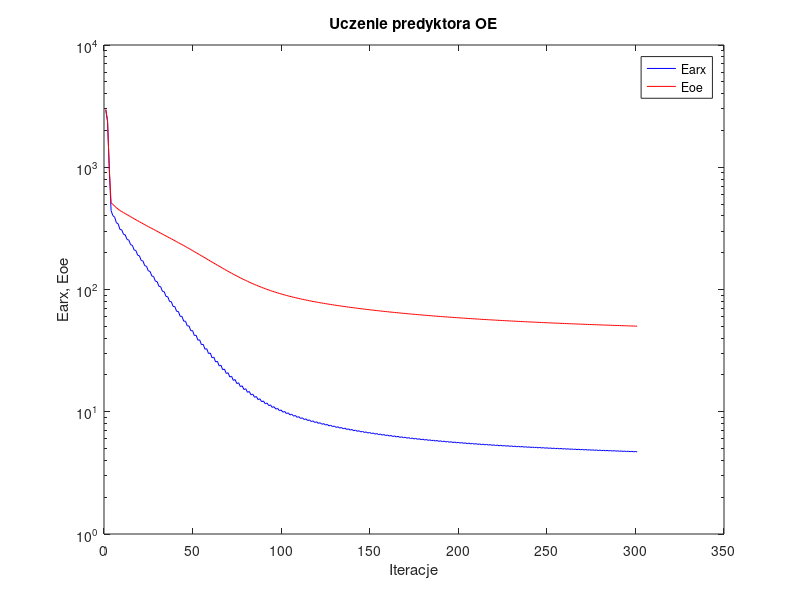
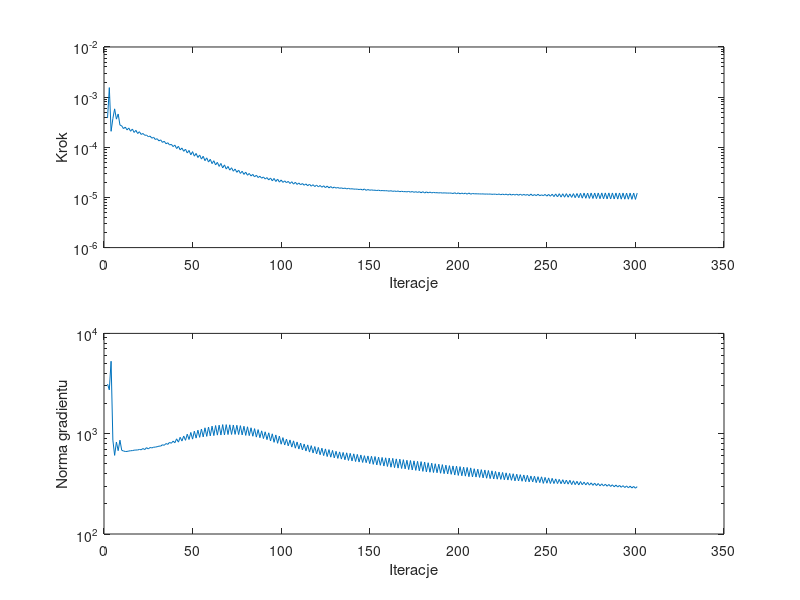

Recreate these plots in MATLAB, in order.
%uczenie predyktora oe
clear all;
n=0; farx(n+1)=2.936201e+003; foe(n+1)=2.981651e+003; wspucz(n+1)=0.000000e+000; ng(n+1)=0.000000e+000;
n=1; farx(n+1)=2.366240e+003; foe(n+1)=2.407125e+003; krok(n+1)=3.831728e-004; ng(n+1)=3.123609e+003;
n=2; farx(n+1)=9.607733e+002; foe(n+1)=9.590217e+002; krok(n+1)=1.548346e-003; ng(n+1)=2.735151e+003;
n=3; farx(n+1)=4.421928e+002; foe(n+1)=5.125954e+002; krok(n+1)=2.084136e-004; ng(n+1)=5.276193e+003;
n=4; farx(n+1)=4.017604e+002; foe(n+1)=4.960282e+002; krok(n+1)=3.729504e-004; ng(n+1)=8.634897e+002;
n=5; farx(n+1)=3.909356e+002; foe(n+1)=4.815100e+002; krok(n+1)=5.840350e-004; ng(n+1)=6.080770e+002;
n=6; farx(n+1)=3.515714e+002; foe(n+1)=4.666126e+002; krok(n+1)=3.643472e-004; ng(n+1)=8.261950e+002;
n=7; farx(n+1)=3.446221e+002; foe(n+1)=4.541853e+002; krok(n+1)=4.616173e-004; ng(n+1)=6.773653e+002;
n=8; farx(n+1)=3.097463e+002; foe(n+1)=4.426307e+002; krok(n+1)=2.773768e-004; ng(n+1)=8.614955e+002;
n=9; farx(n+1)=3.081186e+002; foe(n+1)=4.341842e+002; krok(n+1)=2.681467e-004; ng(n+1)=6.833730e+002;
n=10; farx(n+1)=2.824791e+002; foe(n+1)=4.257513e+002; krok(n+1)=2.353374e-004; ng(n+1)=6.725214e+002;
n=11; farx(n+1)=2.796865e+002; foe(n+1)=4.177335e+002; krok(n+1)=2.528770e-004; ng(n+1)=6.651713e+002;
n=12; farx(n+1)=2.566200e+002; foe(n+1)=4.096258e+002; krok(n+1)=2.219001e-004; ng(n+1)=6.654981e+002;
n=13; farx(n+1)=2.537265e+002; foe(n+1)=4.018891e+002; krok(n+1)=2.424272e-004; ng(n+1)=6.720476e+002;
n=14; farx(n+1)=2.327448e+002; foe(n+1)=3.941080e+002; krok(n+1)=2.087853e-004; ng(n+1)=6.762189e+002;
n=15; farx(n+1)=2.299178e+002; foe(n+1)=3.866916e+002; krok(n+1)=2.315391e-004; ng(n+1)=6.783741e+002;
n=16; farx(n+1)=2.108340e+002; foe(n+1)=3.792712e+002; krok(n+1)=1.976315e-004; ng(n+1)=6.850025e+002;
n=17; farx(n+1)=2.082505e+002; foe(n+1)=3.722102e+002; krok(n+1)=2.178264e-004; ng(n+1)=6.874174e+002;
n=18; farx(n+1)=1.909382e+002; foe(n+1)=3.651710e+002; krok(n+1)=1.880990e-004; ng(n+1)=6.884277e+002;
n=19; farx(n+1)=1.886455e+002; foe(n+1)=3.584666e+002; krok(n+1)=2.044712e-004; ng(n+1)=6.963945e+002;
n=20; farx(n+1)=1.728410e+002; foe(n+1)=3.517952e+002; krok(n+1)=1.802468e-004; ng(n+1)=6.914672e+002;
n=21; farx(n+1)=1.709631e+002; foe(n+1)=3.454470e+002; krok(n+1)=1.885993e-004; ng(n+1)=7.115167e+002;
n=22; farx(n+1)=1.565475e+002; foe(n+1)=3.391260e+002; krok(n+1)=1.733806e-004; ng(n+1)=6.942372e+002;
n=23; farx(n+1)=1.550389e+002; foe(n+1)=3.330996e+002; krok(n+1)=1.752601e-004; ng(n+1)=7.259827e+002;
n=24; farx(n+1)=1.420303e+002; foe(n+1)=3.270895e+002; krok(n+1)=1.629504e-004; ng(n+1)=7.048920e+002;
n=25; farx(n+1)=1.406728e+002; foe(n+1)=3.213376e+002; krok(n+1)=1.673718e-004; ng(n+1)=7.283194e+002;
n=26; farx(n+1)=1.288806e+002; foe(n+1)=3.155999e+002; krok(n+1)=1.519651e-004; ng(n+1)=7.213660e+002;
n=27; farx(n+1)=1.276982e+002; foe(n+1)=3.100954e+002; krok(n+1)=1.581535e-004; ng(n+1)=7.333439e+002;
n=28; farx(n+1)=1.169716e+002; foe(n+1)=3.046050e+002; krok(n+1)=1.429130e-004; ng(n+1)=7.349963e+002;
n=29; farx(n+1)=1.159913e+002; foe(n+1)=2.993237e+002; krok(n+1)=1.482218e-004; ng(n+1)=7.420725e+002;
n=30; farx(n+1)=1.062569e+002; foe(n+1)=2.940540e+002; krok(n+1)=1.340733e-004; ng(n+1)=7.516686e+002;
n=31; farx(n+1)=1.054289e+002; foe(n+1)=2.889635e+002; krok(n+1)=1.405774e-004; ng(n+1)=7.520663e+002;
n=32; farx(n+1)=9.654881e+001; foe(n+1)=2.838814e+002; krok(n+1)=1.251495e-004; ng(n+1)=7.760102e+002;
n=33; farx(n+1)=9.588430e+001; foe(n+1)=2.789616e+002; krok(n+1)=1.319295e-004; ng(n+1)=7.660141e+002;
n=34; farx(n+1)=8.776374e+001; foe(n+1)=2.740496e+002; krok(n+1)=1.176687e-004; ng(n+1)=7.978178e+002;
n=35; farx(n+1)=8.726497e+001; foe(n+1)=2.692825e+002; krok(n+1)=1.231773e-004; ng(n+1)=7.824958e+002;
n=36; farx(n+1)=7.980439e+001; foe(n+1)=2.645224e+002; krok(n+1)=1.112180e-004; ng(n+1)=8.193660e+002;
n=37; farx(n+1)=7.948516e+001; foe(n+1)=2.598945e+002; krok(n+1)=1.147197e-004; ng(n+1)=8.028535e+002;
n=38; farx(n+1)=7.270252e+001; foe(n+1)=2.552686e+002; krok(n+1)=1.032442e-004; ng(n+1)=8.431214e+002;
n=39; farx(n+1)=7.245964e+001; foe(n+1)=2.507493e+002; krok(n+1)=1.107642e-004; ng(n+1)=8.125385e+002;
n=40; farx(n+1)=6.625202e+001; foe(n+1)=2.462284e+002; krok(n+1)=9.429965e-005; ng(n+1)=8.889352e+002;
n=41; farx(n+1)=6.607412e+001; foe(n+1)=2.418062e+002; krok(n+1)=1.046887e-004; ng(n+1)=8.237879e+002;
n=42; farx(n+1)=6.034758e+001; foe(n+1)=2.373998e+002; krok(n+1)=8.876552e-005; ng(n+1)=9.209919e+002;
n=43; farx(n+1)=6.030294e+001; foe(n+1)=2.330889e+002; krok(n+1)=9.677161e-005; ng(n+1)=8.452707e+002;
n=44; farx(n+1)=5.506454e+001; foe(n+1)=2.287964e+002; krok(n+1)=8.312662e-005; ng(n+1)=9.486531e+002;
n=45; farx(n+1)=5.509659e+001; foe(n+1)=2.245784e+002; krok(n+1)=9.186126e-005; ng(n+1)=8.592969e+002;
n=46; farx(n+1)=5.027094e+001; foe(n+1)=2.203821e+002; krok(n+1)=7.697632e-005; ng(n+1)=9.895990e+002;
n=47; farx(n+1)=5.038310e+001; foe(n+1)=2.162614e+002; krok(n+1)=8.669030e-005; ng(n+1)=8.752977e+002;
n=48; farx(n+1)=4.597391e+001; foe(n+1)=2.121622e+002; krok(n+1)=7.066590e-005; ng(n+1)=1.029242e+003;
n=49; farx(n+1)=4.610151e+001; foe(n+1)=2.081240e+002; krok(n+1)=8.191911e-005; ng(n+1)=8.828690e+002;
n=50; farx(n+1)=4.203009e+001; foe(n+1)=2.041374e+002; krok(n+1)=6.653535e-005; ng(n+1)=1.059330e+003;
n=51; farx(n+1)=4.223887e+001; foe(n+1)=2.002168e+002; krok(n+1)=7.547877e-005; ng(n+1)=9.036920e+002;
n=52; farx(n+1)=3.850062e+001; foe(n+1)=1.963505e+002; krok(n+1)=6.252649e-005; ng(n+1)=1.084945e+003;
n=53; farx(n+1)=3.875936e+001; foe(n+1)=1.925450e+002; krok(n+1)=7.028870e-005; ng(n+1)=9.196166e+002;
n=54; farx(n+1)=3.534218e+001; foe(n+1)=1.887995e+002; krok(n+1)=5.815705e-005; ng(n+1)=1.113421e+003;
n=55; farx(n+1)=3.562240e+001; foe(n+1)=1.851086e+002; krok(n+1)=6.627688e-005; ng(n+1)=9.291342e+002;
n=56; farx(n+1)=3.248622e+001; foe(n+1)=1.814854e+002; krok(n+1)=5.406709e-005; ng(n+1)=1.145110e+003;
n=57; farx(n+1)=3.278631e+001; foe(n+1)=1.779239e+002; krok(n+1)=6.158863e-005; ng(n+1)=9.405646e+002;
n=58; farx(n+1)=2.992048e+001; foe(n+1)=1.744397e+002; krok(n+1)=5.075699e-005; ng(n+1)=1.164708e+003;
n=59; farx(n+1)=3.024072e+001; foe(n+1)=1.710170e+002; krok(n+1)=5.770216e-005; ng(n+1)=9.507940e+002;
n=60; farx(n+1)=2.762188e+001; foe(n+1)=1.676699e+002; krok(n+1)=4.723603e-005; ng(n+1)=1.189852e+003;
n=61; farx(n+1)=2.794505e+001; foe(n+1)=1.643910e+002; krok(n+1)=5.394830e-005; ng(n+1)=9.570292e+002;
n=62; farx(n+1)=2.555338e+001; foe(n+1)=1.611916e+002; krok(n+1)=4.438276e-005; ng(n+1)=1.206023e+003;
n=63; farx(n+1)=2.588107e+001; foe(n+1)=1.580670e+002; krok(n+1)=5.015522e-005; ng(n+1)=9.679090e+002;
n=64; farx(n+1)=2.371562e+001; foe(n+1)=1.550216e+002; krok(n+1)=4.156331e-005; ng(n+1)=1.215572e+003;
n=65; farx(n+1)=2.403304e+001; foe(n+1)=1.520471e+002; krok(n+1)=4.765565e-005; ng(n+1)=9.697736e+002;
n=66; farx(n+1)=2.206135e+001; foe(n+1)=1.491490e+002; krok(n+1)=3.872924e-005; ng(n+1)=1.232561e+003;
n=67; farx(n+1)=2.236411e+001; foe(n+1)=1.463309e+002; krok(n+1)=4.461789e-005; ng(n+1)=9.719475e+002;
n=68; farx(n+1)=2.057106e+001; foe(n+1)=1.435927e+002; krok(n+1)=3.682991e-005; ng(n+1)=1.231429e+003;
n=69; farx(n+1)=2.086961e+001; foe(n+1)=1.409383e+002; krok(n+1)=4.156331e-005; ng(n+1)=9.801323e+002;
n=70; farx(n+1)=1.924308e+001; foe(n+1)=1.383583e+002; krok(n+1)=3.502676e-005; ng(n+1)=1.226322e+003;
n=71; farx(n+1)=1.953250e+001; foe(n+1)=1.358629e+002; krok(n+1)=3.909086e-005; ng(n+1)=9.828288e+002;
n=72; farx(n+1)=1.805335e+001; foe(n+1)=1.334361e+002; krok(n+1)=3.333618e-005; ng(n+1)=1.221099e+003;
n=73; farx(n+1)=1.833486e+001; foe(n+1)=1.310974e+002; krok(n+1)=3.686149e-005; ng(n+1)=9.841459e+002;
n=74; farx(n+1)=1.699267e+001; foe(n+1)=1.288200e+002; krok(n+1)=3.167304e-005; ng(n+1)=1.213397e+003;
n=75; farx(n+1)=1.726098e+001; foe(n+1)=1.266310e+002; krok(n+1)=3.501546e-005; ng(n+1)=9.800172e+002;
n=76; farx(n+1)=1.604346e+001; foe(n+1)=1.244985e+002; krok(n+1)=3.012945e-005; ng(n+1)=1.202667e+003;
n=77; farx(n+1)=1.629675e+001; foe(n+1)=1.224533e+002; krok(n+1)=3.333298e-005; ng(n+1)=9.721831e+002;
n=78; farx(n+1)=1.519289e+001; foe(n+1)=1.204619e+002; krok(n+1)=2.877521e-005; ng(n+1)=1.186817e+003;
n=79; farx(n+1)=1.543303e+001; foe(n+1)=1.185542e+002; krok(n+1)=3.195675e-005; ng(n+1)=9.615065e+002;
n=80; farx(n+1)=1.442211e+001; foe(n+1)=1.166965e+002; krok(n+1)=2.769106e-005; ng(n+1)=1.171956e+003;
n=81; farx(n+1)=1.465500e+001; foe(n+1)=1.149247e+002; krok(n+1)=3.012115e-005; ng(n+1)=9.563085e+002;
n=82; farx(n+1)=1.373675e+001; foe(n+1)=1.131981e+002; krok(n+1)=2.676955e-005; ng(n+1)=1.145617e+003;
n=83; farx(n+1)=1.395861e+001; foe(n+1)=1.115513e+002; krok(n+1)=2.885108e-005; ng(n+1)=9.434064e+002;
n=84; farx(n+1)=1.312416e+001; foe(n+1)=1.099466e+002; krok(n+1)=2.567510e-005; ng(n+1)=1.123313e+003;
n=85; farx(n+1)=1.333167e+001; foe(n+1)=1.084158e+002; krok(n+1)=2.780862e-005; ng(n+1)=9.248208e+002;
n=86; farx(n+1)=1.256704e+001; foe(n+1)=1.069265e+002; krok(n+1)=2.490114e-005; ng(n+1)=1.098366e+003;
n=87; farx(n+1)=1.276613e+001; foe(n+1)=1.055077e+002; krok(n+1)=2.647223e-005; ng(n+1)=9.119876e+002;
n=88; farx(n+1)=1.206839e+001; foe(n+1)=1.041277e+002; krok(n+1)=2.419290e-005; ng(n+1)=1.067803e+003;
n=89; farx(n+1)=1.225871e+001; foe(n+1)=1.028117e+002; krok(n+1)=2.560827e-005; ng(n+1)=8.939910e+002;
n=90; farx(n+1)=1.161948e+001; foe(n+1)=1.015317e+002; krok(n+1)=2.328800e-005; ng(n+1)=1.044386e+003;
n=91; farx(n+1)=1.180008e+001; foe(n+1)=1.003107e+002; krok(n+1)=2.490114e-005; ng(n+1)=8.728865e+002;
n=92; farx(n+1)=1.121588e+001; foe(n+1)=9.912368e+001; krok(n+1)=2.230894e-005; ng(n+1)=1.020701e+003;
n=93; farx(n+1)=1.138443e+001; foe(n+1)=9.798885e+001; krok(n+1)=2.443486e-005; ng(n+1)=8.465316e+002;
n=94; farx(n+1)=1.084862e+001; foe(n+1)=9.688770e+001; krok(n+1)=2.139878e-005; ng(n+1)=9.973108e+002;
n=95; farx(n+1)=1.100623e+001; foe(n+1)=9.583254e+001; krok(n+1)=2.394830e-005; ng(n+1)=8.206731e+002;
n=96; farx(n+1)=1.050985e+001; foe(n+1)=9.481075e+001; krok(n+1)=2.078166e-005; ng(n+1)=9.721757e+002;
n=97; farx(n+1)=1.066209e+001; foe(n+1)=9.383201e+001; krok(n+1)=2.323045e-005; ng(n+1)=8.023414e+002;
n=98; farx(n+1)=1.020123e+001; foe(n+1)=9.288307e+001; krok(n+1)=2.020511e-005; ng(n+1)=9.475598e+002;
n=99; farx(n+1)=1.034582e+001; foe(n+1)=9.197412e+001; krok(n+1)=2.230894e-005; ng(n+1)=7.855668e+002;
n=100; farx(n+1)=9.917926e+000; foe(n+1)=9.109388e+001; krok(n+1)=1.995189e-005; ng(n+1)=9.139167e+002;
n=101; farx(n+1)=1.005725e+001; foe(n+1)=9.024918e+001; krok(n+1)=2.139878e-005; ng(n+1)=7.712507e+002;
n=102; farx(n+1)=9.658669e+000; foe(n+1)=8.943057e+001; krok(n+1)=1.968224e-005; ng(n+1)=8.825783e+002;
n=103; farx(n+1)=9.795552e+000; foe(n+1)=8.864375e+001; krok(n+1)=2.092147e-005; ng(n+1)=7.564725e+002;
n=104; farx(n+1)=9.423379e+000; foe(n+1)=8.787918e+001; krok(n+1)=1.894313e-005; ng(n+1)=8.669783e+002;
n=105; farx(n+1)=9.553142e+000; foe(n+1)=8.714336e+001; krok(n+1)=2.058283e-005; ng(n+1)=7.355237e+002;
n=106; farx(n+1)=9.204820e+000; foe(n+1)=8.642847e+001; krok(n+1)=1.841495e-005; ng(n+1)=8.486216e+002;
n=107; farx(n+1)=9.328073e+000; foe(n+1)=8.573938e+001; krok(n+1)=2.007443e-005; ng(n+1)=7.169772e+002;
n=108; farx(n+1)=9.000342e+000; foe(n+1)=8.507024e+001; krok(n+1)=1.814366e-005; ng(n+1)=8.271003e+002;
n=109; farx(n+1)=9.119514e+000; foe(n+1)=8.442445e+001; krok(n+1)=1.943349e-005; ng(n+1)=7.028956e+002;
n=110; farx(n+1)=8.810895e+000; foe(n+1)=8.379669e+001; krok(n+1)=1.788662e-005; ng(n+1)=8.062357e+002;
n=111; farx(n+1)=8.926467e+000; foe(n+1)=8.318976e+001; krok(n+1)=1.895924e-005; ng(n+1)=6.883515e+002;
n=112; farx(n+1)=8.635175e+000; foe(n+1)=8.259898e+001; krok(n+1)=1.751338e-005; ng(n+1)=7.889677e+002;
n=113; farx(n+1)=8.746745e+000; foe(n+1)=8.202689e+001; krok(n+1)=1.861995e-005; ng(n+1)=6.724399e+002;
n=114; farx(n+1)=8.471388e+000; foe(n+1)=8.146945e+001; krok(n+1)=1.709205e-005; ng(n+1)=7.734857e+002;
n=115; farx(n+1)=8.578827e+000; foe(n+1)=8.092871e+001; krok(n+1)=1.837798e-005; ng(n+1)=6.558267e+002;
n=116; farx(n+1)=8.316521e+000; foe(n+1)=8.040136e+001; krok(n+1)=1.675717e-005; ng(n+1)=7.599960e+002;
n=117; farx(n+1)=8.420801e+000; foe(n+1)=7.988956e+001; krok(n+1)=1.797165e-005; ng(n+1)=6.426014e+002;
n=118; farx(n+1)=8.171770e+000; foe(n+1)=7.938989e+001; krok(n+1)=1.645830e-005; ng(n+1)=7.444988e+002;
n=119; farx(n+1)=8.272350e+000; foe(n+1)=7.890406e+001; krok(n+1)=1.766648e-005; ng(n+1)=6.281665e+002;
n=120; farx(n+1)=8.034183e+000; foe(n+1)=7.842951e+001; krok(n+1)=1.625776e-005; ng(n+1)=7.299112e+002;
n=121; farx(n+1)=8.132817e+000; foe(n+1)=7.796778e+001; krok(n+1)=1.731546e-005; ng(n+1)=6.170839e+002;
n=122; farx(n+1)=7.905152e+000; foe(n+1)=7.751599e+001; krok(n+1)=1.597537e-005; ng(n+1)=7.170819e+002;
n=123; farx(n+1)=8.001189e+000; foe(n+1)=7.707593e+001; krok(n+1)=1.707914e-005; ng(n+1)=6.048728e+002;
n=124; farx(n+1)=7.783667e+000; foe(n+1)=7.664488e+001; krok(n+1)=1.564369e-005; ng(n+1)=7.053444e+002;
n=125; farx(n+1)=7.876427e+000; foe(n+1)=7.622440e+001; krok(n+1)=1.689172e-005; ng(n+1)=5.919991e+002;
n=126; farx(n+1)=7.666706e+000; foe(n+1)=7.581247e+001; krok(n+1)=1.549259e-005; ng(n+1)=6.941207e+002;
n=127; farx(n+1)=7.757832e+000; foe(n+1)=7.541062e+001; krok(n+1)=1.649003e-005; ng(n+1)=5.836933e+002;
n=128; farx(n+1)=7.556414e+000; foe(n+1)=7.501646e+001; krok(n+1)=1.535151e-005; ng(n+1)=6.812665e+002;
n=129; farx(n+1)=7.644911e+000; foe(n+1)=7.463149e+001; krok(n+1)=1.611741e-005; ng(n+1)=5.741602e+002;
n=130; farx(n+1)=7.450663e+000; foe(n+1)=7.425380e+001; krok(n+1)=1.535151e-005; ng(n+1)=6.673386e+002;
n=131; farx(n+1)=7.538230e+000; foe(n+1)=7.388458e+001; krok(n+1)=1.577348e-005; ng(n+1)=5.672475e+002;
n=132; farx(n+1)=7.350864e+000; foe(n+1)=7.352188e+001; krok(n+1)=1.519696e-005; ng(n+1)=6.586216e+002;
n=133; farx(n+1)=7.436600e+000; foe(n+1)=7.316704e+001; krok(n+1)=1.552186e-005; ng(n+1)=5.585139e+002;
n=134; farx(n+1)=7.255903e+000; foe(n+1)=7.281825e+001; krok(n+1)=1.504078e-005; ng(n+1)=6.502897e+002;
n=135; farx(n+1)=7.340198e+000; foe(n+1)=7.247676e+001; krok(n+1)=1.538085e-005; ng(n+1)=5.496239e+002;
n=136; farx(n+1)=7.165277e+000; foe(n+1)=7.214082e+001; krok(n+1)=1.481560e-005; ng(n+1)=6.447372e+002;
n=137; farx(n+1)=7.247630e+000; foe(n+1)=7.181177e+001; krok(n+1)=1.517047e-005; ng(n+1)=5.409800e+002;
n=138; farx(n+1)=7.077802e+000; foe(n+1)=7.148795e+001; krok(n+1)=1.476011e-005; ng(n+1)=6.370845e+002;
n=139; farx(n+1)=7.159243e+000; foe(n+1)=7.117062e+001; krok(n+1)=1.489515e-005; ng(n+1)=5.349404e+002;
n=140; farx(n+1)=6.994578e+000; foe(n+1)=7.085813e+001; krok(n+1)=1.466008e-005; ng(n+1)=6.297888e+002;
n=141; farx(n+1)=7.074550e+000; foe(n+1)=7.055173e+001; krok(n+1)=1.465430e-005; ng(n+1)=5.279845e+002;
n=142; farx(n+1)=6.914684e+000; foe(n+1)=7.024987e+001; krok(n+1)=1.460917e-005; ng(n+1)=6.219219e+002;
n=143; farx(n+1)=6.993351e+000; foe(n+1)=6.995375e+001; krok(n+1)=1.438760e-005; ng(n+1)=5.218548e+002;
n=144; farx(n+1)=6.837848e+000; foe(n+1)=6.966186e+001; krok(n+1)=1.460917e-005; ng(n+1)=6.136636e+002;
n=145; farx(n+1)=6.915143e+000; foe(n+1)=6.937541e+001; krok(n+1)=1.404624e-005; ng(n+1)=5.167095e+002;
n=146; farx(n+1)=6.763379e+000; foe(n+1)=6.909277e+001; krok(n+1)=1.476011e-005; ng(n+1)=6.037279e+002;
n=147; farx(n+1)=6.841323e+000; foe(n+1)=6.881523e+001; krok(n+1)=1.384553e-005; ng(n+1)=5.142871e+002;
n=148; farx(n+1)=6.694815e+000; foe(n+1)=6.854168e+001; krok(n+1)=1.438760e-005; ng(n+1)=6.001357e+002;
n=149; farx(n+1)=6.770299e+000; foe(n+1)=6.827309e+001; krok(n+1)=1.390226e-005; ng(n+1)=5.029306e+002;
n=150; farx(n+1)=6.628061e+000; foe(n+1)=6.800808e+001; krok(n+1)=1.416371e-005; ng(n+1)=5.955871e+002;
n=151; farx(n+1)=6.702275e+000; foe(n+1)=6.774778e+001; krok(n+1)=1.390226e-005; ng(n+1)=4.949545e+002;
n=152; farx(n+1)=6.563570e+000; foe(n+1)=6.749088e+001; krok(n+1)=1.395508e-005; ng(n+1)=5.919200e+002;
n=153; farx(n+1)=6.636092e+000; foe(n+1)=6.723844e+001; krok(n+1)=1.373458e-005; ng(n+1)=4.883865e+002;
n=154; farx(n+1)=6.500843e+000; foe(n+1)=6.698919e+001; krok(n+1)=1.396978e-005; ng(n+1)=5.841263e+002;
n=155; farx(n+1)=6.573057e+000; foe(n+1)=6.674423e+001; krok(n+1)=1.360069e-005; ng(n+1)=4.840710e+002;
n=156; farx(n+1)=6.441789e+000; foe(n+1)=6.650235e+001; krok(n+1)=1.373458e-005; ng(n+1)=5.795307e+002;
n=157; farx(n+1)=6.512406e+000; foe(n+1)=6.626456e+001; krok(n+1)=1.361415e-005; ng(n+1)=4.760938e+002;
n=158; farx(n+1)=6.383999e+000; foe(n+1)=6.602971e+001; krok(n+1)=1.361415e-005; ng(n+1)=5.749250e+002;
n=159; farx(n+1)=6.454282e+000; foe(n+1)=6.579877e+001; krok(n+1)=1.356957e-005; ng(n+1)=4.711259e+002;
n=160; farx(n+1)=6.329284e+000; foe(n+1)=6.557063e+001; krok(n+1)=1.334530e-005; ng(n+1)=5.716588e+002;
n=161; farx(n+1)=6.398137e+000; foe(n+1)=6.534619e+001; krok(n+1)=1.361457e-005; ng(n+1)=4.635227e+002;
n=162; farx(n+1)=6.275663e+000; foe(n+1)=6.512445e+001; krok(n+1)=1.321254e-005; ng(n+1)=5.675998e+002;
n=163; farx(n+1)=6.343509e+000; foe(n+1)=6.490632e+001; krok(n+1)=1.346311e-005; ng(n+1)=4.588426e+002;
n=164; farx(n+1)=6.224123e+000; foe(n+1)=6.469080e+001; krok(n+1)=1.315377e-005; ng(n+1)=5.608547e+002;
n=165; farx(n+1)=6.291466e+000; foe(n+1)=6.447871e+001; krok(n+1)=1.344676e-005; ng(n+1)=4.538260e+002;
n=166; farx(n+1)=6.174122e+000; foe(n+1)=6.426906e+001; krok(n+1)=1.302585e-005; ng(n+1)=5.574224e+002;
n=167; farx(n+1)=6.240623e+000; foe(n+1)=6.406280e+001; krok(n+1)=1.328171e-005; ng(n+1)=4.498128e+002;
n=168; farx(n+1)=6.125757e+000; foe(n+1)=6.385891e+001; krok(n+1)=1.302585e-005; ng(n+1)=5.506552e+002;
n=169; farx(n+1)=6.191441e+000; foe(n+1)=6.365825e+001; krok(n+1)=1.308479e-005; ng(n+1)=4.462859e+002;
n=170; farx(n+1)=6.080232e+000; foe(n+1)=6.345988e+001; krok(n+1)=1.290553e-005; ng(n+1)=5.433390e+002;
n=171; farx(n+1)=6.144752e+000; foe(n+1)=6.326454e+001; krok(n+1)=1.318762e-005; ng(n+1)=4.391991e+002;
n=172; farx(n+1)=6.035456e+000; foe(n+1)=6.307141e+001; krok(n+1)=1.274727e-005; ng(n+1)=5.403217e+002;
n=173; farx(n+1)=6.099396e+000; foe(n+1)=6.288126e+001; krok(n+1)=1.314101e-005; ng(n+1)=4.347803e+002;
n=174; farx(n+1)=5.992040e+000; foe(n+1)=6.269319e+001; krok(n+1)=1.265721e-005; ng(n+1)=5.359553e+002;
n=175; farx(n+1)=6.055297e+000; foe(n+1)=6.250805e+001; krok(n+1)=1.302585e-005; ng(n+1)=4.309508e+002;
n=176; farx(n+1)=5.950271e+000; foe(n+1)=6.232493e+001; krok(n+1)=1.259177e-005; ng(n+1)=5.301959e+002;
n=177; farx(n+1)=6.013120e+000; foe(n+1)=6.214462e+001; krok(n+1)=1.302585e-005; ng(n+1)=4.265785e+002;
n=178; farx(n+1)=5.910239e+000; foe(n+1)=6.196614e+001; krok(n+1)=1.240203e-005; ng(n+1)=5.269045e+002;
n=179; farx(n+1)=5.972025e+000; foe(n+1)=6.179042e+001; krok(n+1)=1.302585e-005; ng(n+1)=4.212043e+002;
n=180; farx(n+1)=5.871603e+000; foe(n+1)=6.161650e+001; krok(n+1)=1.225273e-005; ng(n+1)=5.221005e+002;
n=181; farx(n+1)=5.931533e+000; foe(n+1)=6.144518e+001; krok(n+1)=1.290553e-005; ng(n+1)=4.157561e+002;
n=182; farx(n+1)=5.833364e+000; foe(n+1)=6.127584e+001; krok(n+1)=1.234279e-005; ng(n+1)=5.135428e+002;
n=183; farx(n+1)=5.892960e+000; foe(n+1)=6.110893e+001; krok(n+1)=1.277945e-005; ng(n+1)=4.129339e+002;
n=184; farx(n+1)=5.796318e+000; foe(n+1)=6.094387e+001; krok(n+1)=1.233369e-005; ng(n+1)=5.083042e+002;
n=185; farx(n+1)=5.855336e+000; foe(n+1)=6.078122e+001; krok(n+1)=1.259797e-005; ng(n+1)=4.102746e+002;
n=186; farx(n+1)=5.760272e+000; foe(n+1)=6.062032e+001; krok(n+1)=1.240203e-005; ng(n+1)=5.016379e+002;
n=187; farx(n+1)=5.819172e+000; foe(n+1)=6.046175e+001; krok(n+1)=1.245057e-005; ng(n+1)=4.081959e+002;
n=188; farx(n+1)=5.726250e+000; foe(n+1)=6.030484e+001; krok(n+1)=1.229246e-005; ng(n+1)=4.965511e+002;
n=189; farx(n+1)=5.784158e+000; foe(n+1)=6.015018e+001; krok(n+1)=1.244425e-005; ng(n+1)=4.034171e+002;
n=190; farx(n+1)=5.692986e+000; foe(n+1)=5.999713e+001; krok(n+1)=1.221743e-005; ng(n+1)=4.917310e+002;
n=191; farx(n+1)=5.749927e+000; foe(n+1)=5.984626e+001; krok(n+1)=1.234279e-005; ng(n+1)=3.995790e+002;
n=192; farx(n+1)=5.660334e+000; foe(n+1)=5.969696e+001; krok(n+1)=1.225575e-005; ng(n+1)=4.854475e+002;
n=193; farx(n+1)=5.716889e+000; foe(n+1)=5.954976e+001; krok(n+1)=1.221743e-005; ng(n+1)=3.970322e+002;
n=194; farx(n+1)=5.628972e+000; foe(n+1)=5.940408e+001; krok(n+1)=1.221743e-005; ng(n+1)=4.801263e+002;
n=195; farx(n+1)=5.685229e+000; foe(n+1)=5.926043e+001; krok(n+1)=1.222055e-005; ng(n+1)=3.935544e+002;
n=196; farx(n+1)=5.599393e+000; foe(n+1)=5.911824e+001; krok(n+1)=1.197415e-005; ng(n+1)=4.770262e+002;
n=197; farx(n+1)=5.654695e+000; foe(n+1)=5.897796e+001; krok(n+1)=1.240203e-005; ng(n+1)=3.874326e+002;
n=198; farx(n+1)=5.569911e+000; foe(n+1)=5.883906e+001; krok(n+1)=1.180901e-005; ng(n+1)=4.750865e+002;
n=199; farx(n+1)=5.624390e+000; foe(n+1)=5.870209e+001; krok(n+1)=1.233369e-005; ng(n+1)=3.837696e+002;
n=200; farx(n+1)=5.541057e+000; foe(n+1)=5.856650e+001; krok(n+1)=1.180191e-005; ng(n+1)=4.696361e+002;
n=201; farx(n+1)=5.594889e+000; foe(n+1)=5.843278e+001; krok(n+1)=1.221743e-005; ng(n+1)=3.808676e+002;
n=202; farx(n+1)=5.513164e+000; foe(n+1)=5.830040e+001; krok(n+1)=1.178746e-005; ng(n+1)=4.639018e+002;
n=203; farx(n+1)=5.566667e+000; foe(n+1)=5.816980e+001; krok(n+1)=1.222055e-005; ng(n+1)=3.775657e+002;
n=204; farx(n+1)=5.486510e+000; foe(n+1)=5.804045e+001; krok(n+1)=1.161523e-005; ng(n+1)=4.607060e+002;
n=205; farx(n+1)=5.538984e+000; foe(n+1)=5.791279e+001; krok(n+1)=1.225575e-005; ng(n+1)=3.728040e+002;
n=206; farx(n+1)=5.459787e+000; foe(n+1)=5.778640e+001; krok(n+1)=1.161317e-005; ng(n+1)=4.562823e+002;
n=207; farx(n+1)=5.511222e+000; foe(n+1)=5.766175e+001; krok(n+1)=1.197415e-005; ng(n+1)=3.707093e+002;
n=208; farx(n+1)=5.433546e+000; foe(n+1)=5.753835e+001; krok(n+1)=1.182351e-005; ng(n+1)=4.472697e+002;
n=209; farx(n+1)=5.484997e+000; foe(n+1)=5.741657e+001; krok(n+1)=1.182351e-005; ng(n+1)=3.695035e+002;
n=210; farx(n+1)=5.408559e+000; foe(n+1)=5.729596e+001; krok(n+1)=1.178746e-005; ng(n+1)=4.426987e+002;
n=211; farx(n+1)=5.459484e+000; foe(n+1)=5.717692e+001; krok(n+1)=1.177023e-005; ng(n+1)=3.665093e+002;
n=212; farx(n+1)=5.384414e+000; foe(n+1)=5.705902e+001; krok(n+1)=1.171829e-005; ng(n+1)=4.382800e+002;
n=213; farx(n+1)=5.434735e+000; foe(n+1)=5.694264e+001; krok(n+1)=1.177023e-005; ng(n+1)=3.629465e+002;
n=214; farx(n+1)=5.360807e+000; foe(n+1)=5.682736e+001; krok(n+1)=1.164400e-005; ng(n+1)=4.344630e+002;
n=215; farx(n+1)=5.410447e+000; foe(n+1)=5.671356e+001; krok(n+1)=1.171829e-005; ng(n+1)=3.597296e+002;
n=216; farx(n+1)=5.337763e+000; foe(n+1)=5.660082e+001; krok(n+1)=1.161523e-005; ng(n+1)=4.297180e+002;
n=217; farx(n+1)=5.387017e+000; foe(n+1)=5.648951e+001; krok(n+1)=1.171380e-005; ng(n+1)=3.566980e+002;
n=218; farx(n+1)=5.315288e+000; foe(n+1)=5.637923e+001; krok(n+1)=1.153689e-005; ng(n+1)=4.263875e+002;
n=219; farx(n+1)=5.363750e+000; foe(n+1)=5.627035e+001; krok(n+1)=1.161523e-005; ng(n+1)=3.537442e+002;
n=220; farx(n+1)=5.293012e+000; foe(n+1)=5.616246e+001; krok(n+1)=1.161317e-005; ng(n+1)=4.207923e+002;
n=221; farx(n+1)=5.340939e+000; foe(n+1)=5.605593e+001; krok(n+1)=1.143043e-005; ng(n+1)=3.520598e+002;
n=222; farx(n+1)=5.271307e+000; foe(n+1)=5.595034e+001; krok(n+1)=1.171380e-005; ng(n+1)=4.148836e+002;
n=223; farx(n+1)=5.319019e+000; foe(n+1)=5.584605e+001; krok(n+1)=1.133131e-005; ng(n+1)=3.505145e+002;
n=224; farx(n+1)=5.250565e+000; foe(n+1)=5.574271e+001; krok(n+1)=1.165597e-005; ng(n+1)=4.109076e+002;
n=225; farx(n+1)=5.297634e+000; foe(n+1)=5.564064e+001; krok(n+1)=1.131276e-005; ng(n+1)=3.472979e+002;
n=226; farx(n+1)=5.229990e+000; foe(n+1)=5.553947e+001; krok(n+1)=1.165470e-005; ng(n+1)=4.070621e+002;
n=227; farx(n+1)=5.276369e+000; foe(n+1)=5.543952e+001; krok(n+1)=1.115447e-005; ng(n+1)=3.455628e+002;
n=228; farx(n+1)=5.210036e+000; foe(n+1)=5.534040e+001; krok(n+1)=1.171829e-005; ng(n+1)=4.014030e+002;
n=229; farx(n+1)=5.256170e+000; foe(n+1)=5.524251e+001; krok(n+1)=1.115605e-005; ng(n+1)=3.431784e+002;
n=230; farx(n+1)=5.190998e+000; foe(n+1)=5.514549e+001; krok(n+1)=1.155324e-005; ng(n+1)=3.988645e+002;
n=231; farx(n+1)=5.236072e+000; foe(n+1)=5.504966e+001; krok(n+1)=1.115447e-005; ng(n+1)=3.387894e+002;
n=232; farx(n+1)=5.171674e+000; foe(n+1)=5.495459e+001; krok(n+1)=1.161523e-005; ng(n+1)=3.944650e+002;
n=233; farx(n+1)=5.216490e+000; foe(n+1)=5.486067e+001; krok(n+1)=1.104522e-005; ng(n+1)=3.377403e+002;
n=234; farx(n+1)=5.153004e+000; foe(n+1)=5.476752e+001; krok(n+1)=1.161523e-005; ng(n+1)=3.905145e+002;
n=235; farx(n+1)=5.197559e+000; foe(n+1)=5.467548e+001; krok(n+1)=1.103022e-005; ng(n+1)=3.356586e+002;
n=236; farx(n+1)=5.134976e+000; foe(n+1)=5.458423e+001; krok(n+1)=1.151293e-005; ng(n+1)=3.877909e+002;
n=237; farx(n+1)=5.178985e+000; foe(n+1)=5.449404e+001; krok(n+1)=1.104492e-005; ng(n+1)=3.325128e+002;
n=238; farx(n+1)=5.117047e+000; foe(n+1)=5.440462e+001; krok(n+1)=1.148266e-005; ng(n+1)=3.848129e+002;
n=239; farx(n+1)=5.160151e+000; foe(n+1)=5.431620e+001; krok(n+1)=1.085468e-005; ng(n+1)=3.307618e+002;
n=240; farx(n+1)=5.099194e+000; foe(n+1)=5.422840e+001; krok(n+1)=1.168144e-005; ng(n+1)=3.785280e+002;
n=241; farx(n+1)=5.142620e+000; foe(n+1)=5.414164e+001; krok(n+1)=1.083629e-005; ng(n+1)=3.303778e+002;
n=242; farx(n+1)=5.082711e+000; foe(n+1)=5.405565e+001; krok(n+1)=1.143043e-005; ng(n+1)=3.771816e+002;
n=243; farx(n+1)=5.124865e+000; foe(n+1)=5.397066e+001; krok(n+1)=1.085468e-005; ng(n+1)=3.252836e+002;
n=244; farx(n+1)=5.065527e+000; foe(n+1)=5.388627e+001; krok(n+1)=1.155377e-005; ng(n+1)=3.727616e+002;
n=245; farx(n+1)=5.108085e+000; foe(n+1)=5.380284e+001; krok(n+1)=1.083629e-005; ng(n+1)=3.251826e+002;
n=246; farx(n+1)=5.049844e+000; foe(n+1)=5.372014e+001; krok(n+1)=1.127096e-005; ng(n+1)=3.716597e+002;
n=247; farx(n+1)=5.090916e+000; foe(n+1)=5.363838e+001; krok(n+1)=1.085468e-005; ng(n+1)=3.195603e+002;
n=248; farx(n+1)=5.033041e+000; foe(n+1)=5.355718e+001; krok(n+1)=1.148266e-005; ng(n+1)=3.667577e+002;
n=249; farx(n+1)=5.074185e+000; foe(n+1)=5.347684e+001; krok(n+1)=1.063629e-005; ng(n+1)=3.208649e+002;
n=250; farx(n+1)=5.017266e+000; foe(n+1)=5.339710e+001; krok(n+1)=1.151293e-005; ng(n+1)=3.625536e+002;
n=251; farx(n+1)=5.057844e+000; foe(n+1)=5.331825e+001; krok(n+1)=1.057446e-005; ng(n+1)=3.186756e+002;
n=252; farx(n+1)=5.001362e+000; foe(n+1)=5.323994e+001; krok(n+1)=1.161317e-005; ng(n+1)=3.588185e+002;
n=253; farx(n+1)=5.041600e+000; foe(n+1)=5.316243e+001; krok(n+1)=1.039083e-005; ng(n+1)=3.185632e+002;
n=254; farx(n+1)=4.985779e+000; foe(n+1)=5.308542e+001; krok(n+1)=1.176389e-005; ng(n+1)=3.543117e+002;
n=255; farx(n+1)=5.025705e+000; foe(n+1)=5.300918e+001; krok(n+1)=1.023989e-005; ng(n+1)=3.182060e+002;
n=256; farx(n+1)=4.970609e+000; foe(n+1)=5.293344e+001; krok(n+1)=1.186082e-005; ng(n+1)=3.503644e+002;
n=257; farx(n+1)=5.010301e+000; foe(n+1)=5.285850e+001; krok(n+1)=1.017255e-005; ng(n+1)=3.171043e+002;
n=258; farx(n+1)=4.955877e+000; foe(n+1)=5.278411e+001; krok(n+1)=1.184623e-005; ng(n+1)=3.477923e+002;
n=259; farx(n+1)=4.995039e+000; foe(n+1)=5.271047e+001; krok(n+1)=1.010485e-005; ng(n+1)=3.151562e+002;
n=260; farx(n+1)=4.941225e+000; foe(n+1)=5.263732e+001; krok(n+1)=1.191391e-005; ng(n+1)=3.444966e+002;
n=261; farx(n+1)=4.980371e+000; foe(n+1)=5.256489e+001; krok(n+1)=1.009346e-005; ng(n+1)=3.140636e+002;
n=262; farx(n+1)=4.927269e+000; foe(n+1)=5.249314e+001; krok(n+1)=1.176389e-005; ng(n+1)=3.432829e+002;
n=263; farx(n+1)=4.965486e+000; foe(n+1)=5.242207e+001; krok(n+1)=1.003721e-005; ng(n+1)=3.108109e+002;
n=264; farx(n+1)=4.912972e+000; foe(n+1)=5.235139e+001; krok(n+1)=1.191391e-005; ng(n+1)=3.391824e+002;
n=265; farx(n+1)=4.950830e+000; foe(n+1)=5.228140e+001; krok(n+1)=9.888364e-006; ng(n+1)=3.104441e+002;
n=266; farx(n+1)=4.899254e+000; foe(n+1)=5.221174e+001; krok(n+1)=1.197415e-005; ng(n+1)=3.351976e+002;
n=267; farx(n+1)=4.936739e+000; foe(n+1)=5.214295e+001; krok(n+1)=9.888364e-006; ng(n+1)=3.081664e+002;
n=268; farx(n+1)=4.885027e+000; foe(n+1)=5.207453e+001; krok(n+1)=1.209447e-005; ng(n+1)=3.332956e+002;
n=269; farx(n+1)=4.922472e+000; foe(n+1)=5.200654e+001; krok(n+1)=9.674871e-006; ng(n+1)=3.099913e+002;
n=270; farx(n+1)=4.871519e+000; foe(n+1)=5.193902e+001; krok(n+1)=1.222055e-005; ng(n+1)=3.291659e+002;
n=271; farx(n+1)=4.908672e+000; foe(n+1)=5.187209e+001; krok(n+1)=9.622040e-006; ng(n+1)=3.087554e+002;
n=272; farx(n+1)=4.858300e+000; foe(n+1)=5.180566e+001; krok(n+1)=1.222055e-005; ng(n+1)=3.267316e+002;
n=273; farx(n+1)=4.894981e+000; foe(n+1)=5.173980e+001; krok(n+1)=9.558456e-006; ng(n+1)=3.070599e+002;
n=274; farx(n+1)=4.845246e+000; foe(n+1)=5.167435e+001; krok(n+1)=1.226836e-005; ng(n+1)=3.237122e+002;
n=275; farx(n+1)=4.881598e+000; foe(n+1)=5.160951e+001; krok(n+1)=9.520265e-006; ng(n+1)=3.055214e+002;
n=276; farx(n+1)=4.832449e+000; foe(n+1)=5.154511e+001; krok(n+1)=1.225273e-005; ng(n+1)=3.214286e+002;
n=277; farx(n+1)=4.868362e+000; foe(n+1)=5.148130e+001; krok(n+1)=9.479621e-006; ng(n+1)=3.036339e+002;
n=278; farx(n+1)=4.819787e+000; foe(n+1)=5.141787e+001; krok(n+1)=1.227270e-005; ng(n+1)=3.188470e+002;
n=279; farx(n+1)=4.855323e+000; foe(n+1)=5.135505e+001; krok(n+1)=9.434846e-006; ng(n+1)=3.020413e+002;
n=280; farx(n+1)=4.807217e+000; foe(n+1)=5.129257e+001; krok(n+1)=1.231075e-005; ng(n+1)=3.163710e+002;
n=281; farx(n+1)=4.842498e+000; foe(n+1)=5.123065e+001; krok(n+1)=9.386788e-006; ng(n+1)=3.009412e+002;
n=282; farx(n+1)=4.794902e+000; foe(n+1)=5.116913e+001; krok(n+1)=1.231075e-005; ng(n+1)=3.141522e+002;
n=283; farx(n+1)=4.829846e+000; foe(n+1)=5.110814e+001; krok(n+1)=9.351708e-006; ng(n+1)=2.993814e+002;
n=284; farx(n+1)=4.782761e+000; foe(n+1)=5.104756e+001; krok(n+1)=1.231075e-005; ng(n+1)=3.119396e+002;
n=285; farx(n+1)=4.817335e+000; foe(n+1)=5.098747e+001; krok(n+1)=9.309975e-006; ng(n+1)=2.977996e+002;
n=286; farx(n+1)=4.770899e+000; foe(n+1)=5.092776e+001; krok(n+1)=1.229246e-005; ng(n+1)=3.095541e+002;
n=287; farx(n+1)=4.805081e+000; foe(n+1)=5.086863e+001; krok(n+1)=9.309975e-006; ng(n+1)=2.955531e+002;
n=288; farx(n+1)=4.759089e+000; foe(n+1)=5.080986e+001; krok(n+1)=1.226836e-005; ng(n+1)=3.077345e+002;
n=289; farx(n+1)=4.792921e+000; foe(n+1)=5.075159e+001; krok(n+1)=9.272806e-006; ng(n+1)=2.940004e+002;
n=290; farx(n+1)=4.747447e+000; foe(n+1)=5.069365e+001; krok(n+1)=1.227270e-005; ng(n+1)=3.054930e+002;
n=291; farx(n+1)=4.780938e+000; foe(n+1)=5.063623e+001; krok(n+1)=9.244198e-006; ng(n+1)=2.923695e+002;
n=292; farx(n+1)=4.735996e+000; foe(n+1)=5.057913e+001; krok(n+1)=1.225575e-005; ng(n+1)=3.034753e+002;
n=293; farx(n+1)=4.769149e+000; foe(n+1)=5.052256e+001; krok(n+1)=9.233149e-006; ng(n+1)=2.905096e+002;
n=294; farx(n+1)=4.724708e+000; foe(n+1)=5.046631e+001; krok(n+1)=1.221743e-005; ng(n+1)=3.017156e+002;
n=295; farx(n+1)=4.757520e+000; foe(n+1)=5.041057e+001; krok(n+1)=9.225986e-006; ng(n+1)=2.885947e+002;
n=296; farx(n+1)=4.713417e+000; foe(n+1)=5.035516e+001; krok(n+1)=1.222055e-005; ng(n+1)=3.001573e+002;
n=297; farx(n+1)=4.745926e+000; foe(n+1)=5.030015e+001; krok(n+1)=9.165986e-006; ng(n+1)=2.875768e+002;
n=298; farx(n+1)=4.702323e+000; foe(n+1)=5.024544e+001; krok(n+1)=1.225273e-005; ng(n+1)=2.981302e+002;
n=299; farx(n+1)=4.734533e+000; foe(n+1)=5.019117e+001; krok(n+1)=9.137433e-006; ng(n+1)=2.861403e+002;
n=300; farx(n+1)=4.691477e+000; foe(n+1)=5.013721e+001; krok(n+1)=1.221743e-005; ng(n+1)=2.965950e+002;

figure; semilogy(farx,'b'); hold on; semilogy(foe,'r'); xlabel('Iteracje'); ylabel('Earx, Eoe'); legend('Earx','Eoe'); title('Uczenie predyktora OE');
figure; subplot(2,1,1); semilogy(krok); xlabel('Iteracje'); ylabel('Krok');
subplot(2,1,2); semilogy(ng); xlabel('Iteracje'); ylabel('Norma gradientu');
Earx=farx(n+1)
Eoe=foe(n+1)
